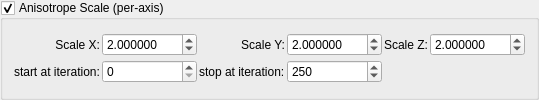
    <widget class="MyGroupBox" name="groupCheck_mandalay_anisotrope_scale_enabled">
     <property name="title">
      <string>Anisotrope Scale (per-axis)</string>
     </property>
     <property name="checkable">
      <bool>true</bool>
     </property>
     <layout class="QGridLayout" name="gridLayout_mandalay_as">
      <property name="spacing">
       <number>2</number>
      </property>
      <item row="0" column="0">
       <widget class="QLabel" name="label_mandalay_sx">
        <property name="text"><string>Scale X:</string></property>
        <property name="alignment"><set>Qt::AlignRight|Qt::AlignVCenter</set></property>
       </widget>
      </item>
      <item row="0" column="1">
       <widget class="MyDoubleSpinBox" name="spinbox4_mandalay_scale_3d_x">
        <property name="decimals"><number>6</number></property>
        <property name="minimum"><double>-100.000000000000000</double></property>
        <property name="maximum"><double>100.000000000000000</double></property>
        <property name="singleStep"><double>0.100000000000000</double></property>
        <property name="value"><double>2.000000000000000</double></property>
       </widget>
      </item>
      <item row="0" column="2">
       <widget class="QLabel" name="label_mandalay_sy">
        <property name="text"><string>Scale Y:</string></property>
        <property name="alignment"><set>Qt::AlignRight|Qt::AlignVCenter</set></property>
       </widget>
      </item>
      <item row="0" column="3">
       <widget class="MyDoubleSpinBox" name="spinbox4_mandalay_scale_3d_y">
        <property name="decimals"><number>6</number></property>
        <property name="minimum"><double>-100.000000000000000</double></property>
        <property name="maximum"><double>100.000000000000000</double></property>
        <property name="singleStep"><double>0.100000000000000</double></property>
        <property name="value"><double>2.000000000000000</double></property>
       </widget>
      </item>
      <item row="0" column="4">
       <widget class="QLabel" name="label_mandalay_sz">
        <property name="text"><string>Scale Z:</string></property>
        <property name="alignment"><set>Qt::AlignRight|Qt::AlignVCenter</set></property>
       </widget>
      </item>
      <item row="0" column="5">
       <widget class="MyDoubleSpinBox" name="spinbox4_mandalay_scale_3d_z">
        <property name="decimals"><number>6</number></property>
        <property name="minimum"><double>-100.000000000000000</double></property>
        <property name="maximum"><double>100.000000000000000</double></property>
        <property name="singleStep"><double>0.100000000000000</double></property>
        <property name="value"><double>2.000000000000000</double></property>
       </widget>
      </item>
           <item row="1" column="0">
       <widget class="QLabel" name="label_mandalay_start_as">
        <property name="text"><string>start at iteration:</string></property>
       </widget>
      </item>
      <item row="1" column="1">
       <widget class="MySpinBox" name="spinboxInt_mandalay_start_iterations_as">
        <property name="minimum"><number>0</number></property>
        <property name="maximum"><number>999</number></property>
       </widget>
      </item>
      <item row="1" column="2">
       <widget class="QLabel" name="label_mandalay_stop_as">
        <property name="text"><string>stop at iteration:</string></property>
       </widget>
      </item>
      <item row="1" column="3">
       <widget class="MySpinBox" name="spinboxInt_mandalay_stop_iterations_as">
        <property name="minimum"><number>0</number></property>
        <property name="maximum"><number>999</number></property>
        <property name="value"><number>250</number></property>
       </widget>
      </item>
</layout>
    </widget>
